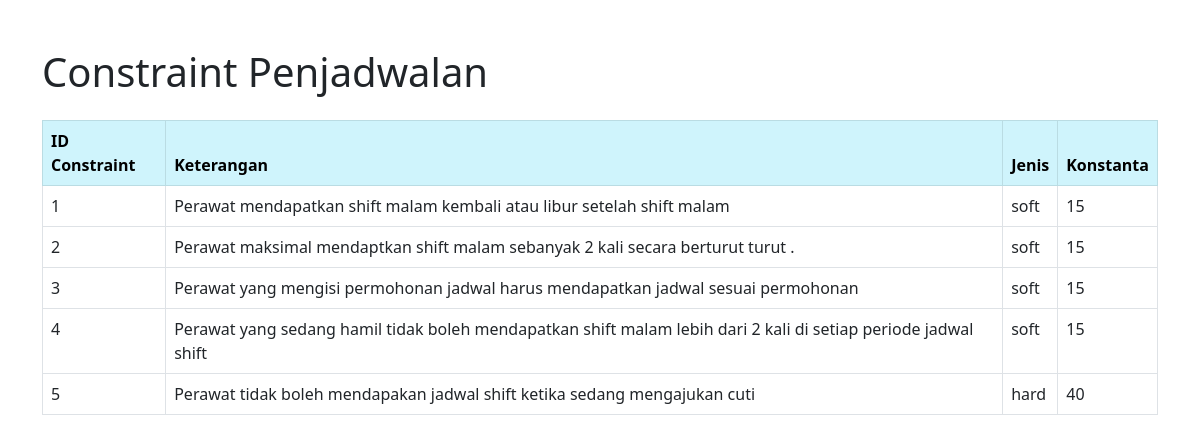
Page /constraint.php on the committed database.
### tables this page shows
CREATE TABLE `constraint` (
  `id_constraint` int(7) NOT NULL,
  `keterangan` varchar(255) NOT NULL,
  `jenis` enum('soft','hard') NOT NULL,
  `konstanta` int(4) NOT NULL
);

### constraint.php (the view, shortened to what this page needs)
<!DOCTYPE html>
<html lang="en">
<head>
    <link href="https://cdn.jsdelivr.net/npm/bootstrap@5.0.2/dist/css/bootstrap.min.css" rel="stylesheet">
</head>
<body>
    <div class="container mt-5">
        <h1 class="mb-4">Constraint Penjadwalan</h1>
        <table class="table  table-bordered">
            <thead class="table-info">
                <tr>
                    <th>ID Constraint</th>
                    <th>Keterangan</th>
                    <th>Jenis</th>
                    <th>Konstanta</th>
                </tr>
            </thead>
            <tbody>
                <?php
                $servername = "localhost";
                $username = "root";
                $password = "";
                $dbname = "db_penjadwalan";
                $conn = new mysqli($servername, $username, $password, $dbname);
                $sql = "SELECT id_constraint, keterangan, jenis, konstanta FROM `constraint`";
                $result = $conn->query($sql);
                if ($result->num_rows > 0) {
                    while($row = $result->fetch_assoc()) {
                        echo "<tr>
                                <td>{$row['id_constraint']}</td>
                                <td>{$row['keterangan']}</td>
                                <td>{$row['jenis']}</td>
                                <td>{$row['konstanta']}</td>
                              </tr>";
                    }
                } else {
                    echo "<tr><td colspan='4' class='text-center'>No data found</td></tr>";
                }
                ?>
            </tbody>
        </table>
    </div>
</body>
</html>

### rows in the picture
constraint: id_constraint "1", keterangan "Perawat mendapatkan shift malam kembali atau libur setelah shift malam", jenis "soft", konstanta "15"
constraint: id_constraint "2", keterangan "Perawat maksimal mendaptkan shift malam sebanyak 2 kali secara berturut turut .", jenis "soft", konstanta "15"
constraint: id_constraint "3", keterangan "Perawat yang mengisi permohonan jadwal harus mendapatkan jadwal sesuai permohonan", jenis "soft", konstanta "15"
constraint: id_constraint "4", keterangan "Perawat yang sedang hamil tidak boleh mendapatkan shift malam lebih dari 2 kali di setiap periode jadwal shift", jenis "soft", konstanta "15"
constraint: id_constraint "5", keterangan "Perawat tidak boleh mendapakan jadwal shift ketika sedang mengajukan cuti", jenis "hard", konstanta "40"
